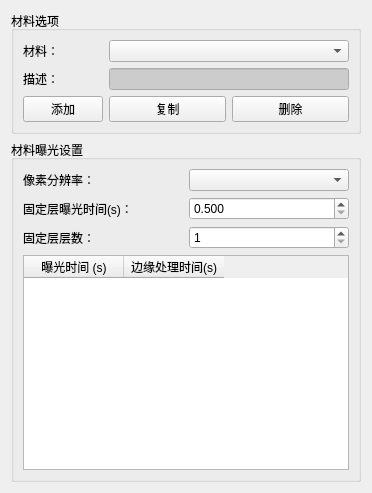
<?xml version="1.0" encoding="UTF-8"?>
<ui version="4.0">
 <class>MaterialsCatalog</class>
 <widget class="QWidget" name="MaterialsCatalog">
  <property name="geometry">
   <rect>
    <x>0</x>
    <y>0</y>
    <width>372</width>
    <height>493</height>
   </rect>
  </property>
  <property name="windowTitle">
   <string>材料设置</string>
  </property>
  <layout class="QGridLayout" name="gridLayout_3">
   <item row="0" column="0">
    <widget class="QGroupBox" name="groupBox_3">
     <property name="title">
      <string>材料选项</string>
     </property>
     <layout class="QGridLayout" name="gridLayout">
      <item row="0" column="0">
       <widget class="QLabel" name="label_6">
        <property name="sizePolicy">
         <sizepolicy hsizetype="Fixed" vsizetype="Preferred">
          <horstretch>0</horstretch>
          <verstretch>0</verstretch>
         </sizepolicy>
        </property>
        <property name="text">
         <string>材料：</string>
        </property>
       </widget>
      </item>
      <item row="0" column="1" colspan="2">
       <widget class="QComboBox" name="comboBoxMaterial">
        <property name="sizePolicy">
         <sizepolicy hsizetype="Preferred" vsizetype="Fixed">
          <horstretch>0</horstretch>
          <verstretch>0</verstretch>
         </sizepolicy>
        </property>
        <property name="toolTip">
         <string>Select a Material from the Catalog</string>
        </property>
        <property name="whatsThis">
         <string>Select a Material from the Catalog to view/edit exposure timing</string>
        </property>
       </widget>
      </item>
      <item row="1" column="0">
       <widget class="QLabel" name="label_7">
        <property name="sizePolicy">
         <sizepolicy hsizetype="Fixed" vsizetype="Preferred">
          <horstretch>0</horstretch>
          <verstretch>0</verstretch>
         </sizepolicy>
        </property>
        <property name="text">
         <string>描述：</string>
        </property>
       </widget>
      </item>
      <item row="1" column="1" colspan="2">
       <widget class="QLineEdit" name="lineEditDescription">
        <property name="sizePolicy">
         <sizepolicy hsizetype="Preferred" vsizetype="Fixed">
          <horstretch>0</horstretch>
          <verstretch>0</verstretch>
         </sizepolicy>
        </property>
        <property name="palette">
         <palette>
          <active>
           <colorrole role="Text">
            <brush brushstyle="SolidPattern">
             <color alpha="255">
              <red>0</red>
              <green>0</green>
              <blue>127</blue>
             </color>
            </brush>
           </colorrole>
           <colorrole role="Base">
            <brush brushstyle="SolidPattern">
             <color alpha="255">
              <red>204</red>
              <green>204</green>
              <blue>204</blue>
             </color>
            </brush>
           </colorrole>
          </active>
          <inactive>
           <colorrole role="Text">
            <brush brushstyle="SolidPattern">
             <color alpha="255">
              <red>0</red>
              <green>0</green>
              <blue>127</blue>
             </color>
            </brush>
           </colorrole>
           <colorrole role="Base">
            <brush brushstyle="SolidPattern">
             <color alpha="255">
              <red>204</red>
              <green>204</green>
              <blue>204</blue>
             </color>
            </brush>
           </colorrole>
          </inactive>
          <disabled>
           <colorrole role="Text">
            <brush brushstyle="SolidPattern">
             <color alpha="255">
              <red>120</red>
              <green>120</green>
              <blue>120</blue>
             </color>
            </brush>
           </colorrole>
           <colorrole role="Base">
            <brush brushstyle="SolidPattern">
             <color alpha="255">
              <red>240</red>
              <green>240</green>
              <blue>240</blue>
             </color>
            </brush>
           </colorrole>
          </disabled>
         </palette>
        </property>
        <property name="toolTip">
         <string>Description of the selected Material</string>
        </property>
        <property name="whatsThis">
         <string>Description of the selected Material</string>
        </property>
        <property name="readOnly">
         <bool>true</bool>
        </property>
       </widget>
      </item>
      <item row="2" column="0">
       <widget class="QPushButton" name="pushButtonAdd">
        <property name="toolTip">
         <string>Add a new Material to the Catalog</string>
        </property>
        <property name="whatsThis">
         <string>Add a new Material to the Catalog</string>
        </property>
        <property name="text">
         <string>添加</string>
        </property>
       </widget>
      </item>
      <item row="2" column="1">
       <widget class="QPushButton" name="pushButtonDuplicate">
        <property name="sizePolicy">
         <sizepolicy hsizetype="Preferred" vsizetype="Fixed">
          <horstretch>0</horstretch>
          <verstretch>0</verstretch>
         </sizepolicy>
        </property>
        <property name="toolTip">
         <string>Add a duplicate of the selected material to the Catalog.</string>
        </property>
        <property name="whatsThis">
         <string>Add a duplicate of the selected material to the Catalog.  This is good if you wish to modify an existing material.</string>
        </property>
        <property name="text">
         <string>复制</string>
        </property>
       </widget>
      </item>
      <item row="2" column="2">
       <widget class="QPushButton" name="pushButtonDelete">
        <property name="sizePolicy">
         <sizepolicy hsizetype="Preferred" vsizetype="Fixed">
          <horstretch>0</horstretch>
          <verstretch>0</verstretch>
         </sizepolicy>
        </property>
        <property name="toolTip">
         <string>Remove the selected material from the Catalog.  Default entries can not be deleted.</string>
        </property>
        <property name="whatsThis">
         <string>Remove the selected material from the Catalog.  Default entries can not be deleted.</string>
        </property>
        <property name="text">
         <string>删除</string>
        </property>
       </widget>
      </item>
     </layout>
    </widget>
   </item>
   <item row="1" column="0">
    <widget class="QGroupBox" name="groupBox_2">
     <property name="title">
      <string>材料曝光设置</string>
     </property>
     <layout class="QGridLayout" name="gridLayout_2">
      <item row="0" column="0">
       <widget class="QLabel" name="label_3">
        <property name="text">
         <string>像素分辨率：</string>
        </property>
       </widget>
      </item>
      <item row="0" column="1">
       <widget class="QComboBox" name="comboBoxXY"/>
      </item>
      <item row="1" column="0">
       <widget class="QLabel" name="label_4">
        <property name="text">
         <string>固定层曝光时间(s)：</string>
        </property>
       </widget>
      </item>
      <item row="1" column="1">
       <widget class="QDoubleSpinBox" name="doubleSpinBox">
        <property name="toolTip">
         <string>Time to cure the intial (attach) layer.</string>
        </property>
        <property name="whatsThis">
         <string>Time to cure the intial (attach) layer.  This time is independent of the layer thickness as we always start at zero.  This is to provide a solid reference for the rest of the layers.</string>
        </property>
        <property name="decimals">
         <number>3</number>
        </property>
        <property name="minimum">
         <double>0.500000000000000</double>
        </property>
        <property name="maximum">
         <double>360.000000000000000</double>
        </property>
        <property name="singleStep">
         <double>0.500000000000000</double>
        </property>
       </widget>
      </item>
      <item row="2" column="0">
       <widget class="QLabel" name="label_5">
        <property name="text">
         <string>固定层层数：</string>
        </property>
       </widget>
      </item>
      <item row="2" column="1">
       <widget class="QSpinBox" name="spinBoxNumberOfAttachLayers">
        <property name="toolTip">
         <string>Number of Layers to cure for the above length of time</string>
        </property>
        <property name="whatsThis">
         <string>Number of Layers to cure for the above length of time</string>
        </property>
        <property name="minimum">
         <number>1</number>
        </property>
        <property name="maximum">
         <number>10</number>
        </property>
       </widget>
      </item>
      <item row="3" column="0" colspan="2">
       <widget class="QTableWidget" name="tableWidget">
        <property name="toolTip">
         <string>Exposure settings for a given material and xy pixel size.</string>
        </property>
        <property name="whatsThis">
         <string>Exposure settings for a given material and xy pixel size.  Each possible layer thickness and it's associated timing is shown.</string>
        </property>
        <column>
         <property name="text">
          <string>曝光时间 (s)</string>
         </property>
        </column>
        <column>
         <property name="text">
          <string>边缘处理时间(s)</string>
         </property>
        </column>
       </widget>
      </item>
     </layout>
    </widget>
   </item>
  </layout>
 </widget>
 <resources/>
 <connections/>
</ui>
